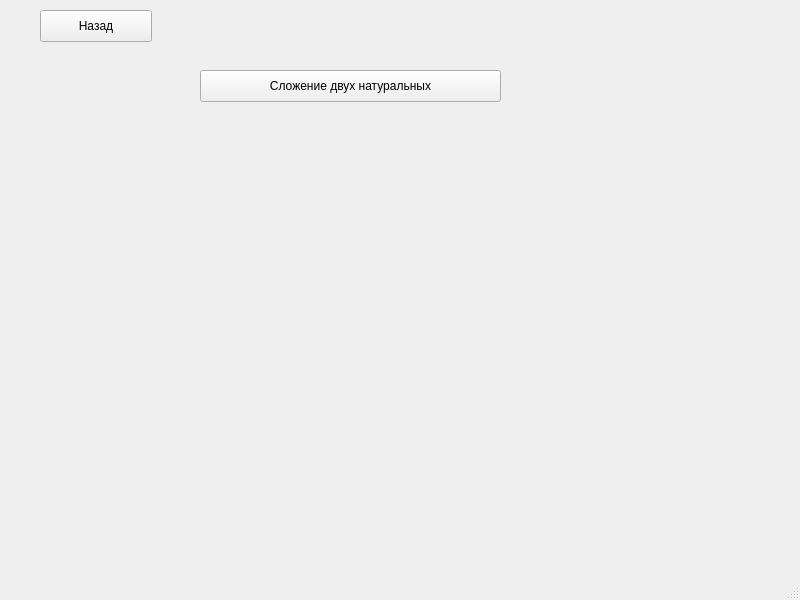
<?xml version="1.0" encoding="UTF-8"?>
<ui version="4.0">
 <class>NaturalMainWindow</class>
 <widget class="QMainWindow" name="NaturalMainWindow">
  <property name="geometry">
   <rect>
    <x>0</x>
    <y>0</y>
    <width>800</width>
    <height>600</height>
   </rect>
  </property>
  <property name="windowTitle">
   <string>Натуральные</string>
  </property>
  <widget class="QWidget" name="centralwidget">
   <widget class="QPushButton" name="pushButton">
    <property name="geometry">
     <rect>
      <x>40</x>
      <y>10</y>
      <width>112</width>
      <height>32</height>
     </rect>
    </property>
    <property name="text">
     <string>Назад</string>
    </property>
   </widget>
   <widget class="QPushButton" name="pushButton_2">
    <property name="geometry">
     <rect>
      <x>200</x>
      <y>70</y>
      <width>301</width>
      <height>32</height>
     </rect>
    </property>
    <property name="text">
     <string>Сложение двух натуральных</string>
    </property>
   </widget>
  </widget>
  <widget class="QMenuBar" name="menubar">
   <property name="geometry">
    <rect>
     <x>0</x>
     <y>0</y>
     <width>800</width>
     <height>22</height>
    </rect>
   </property>
  </widget>
  <widget class="QStatusBar" name="statusbar"/>
 </widget>
 <resources/>
 <connections/>
</ui>
